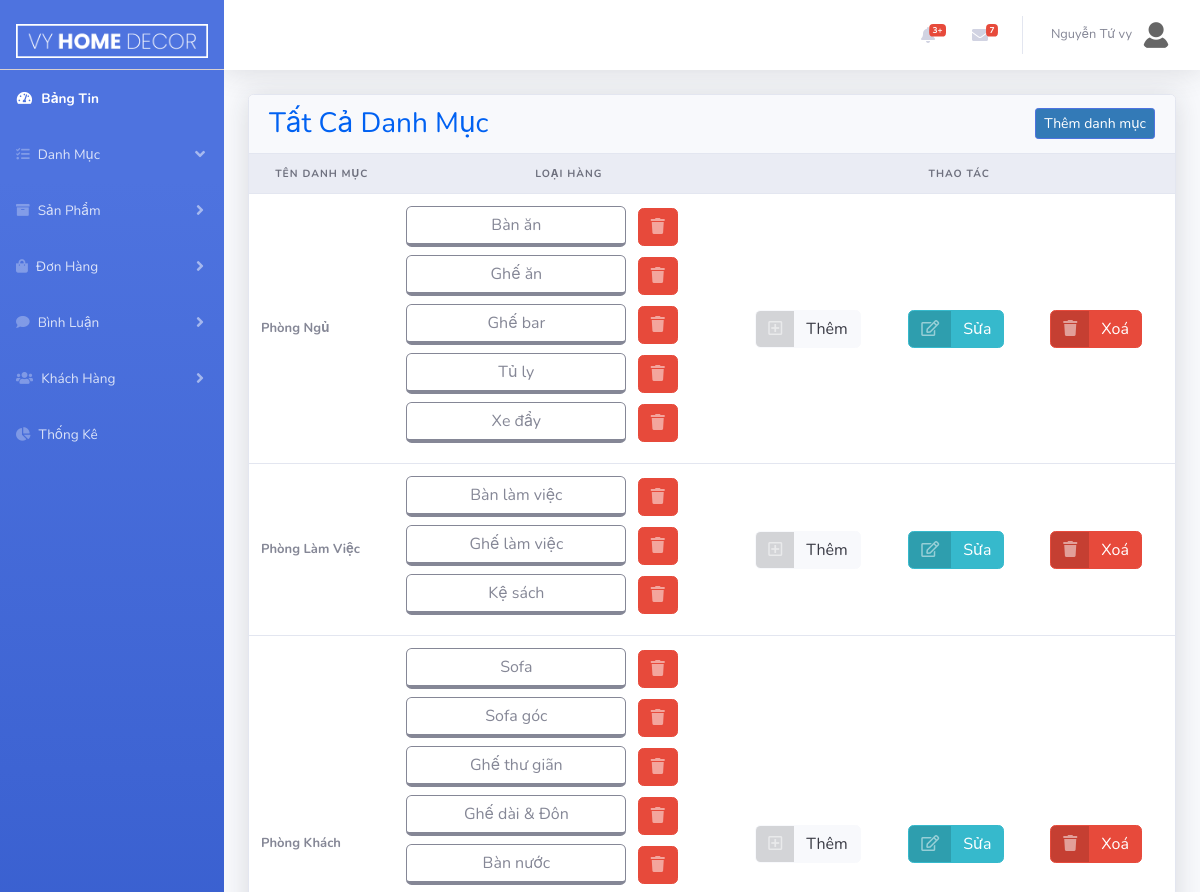
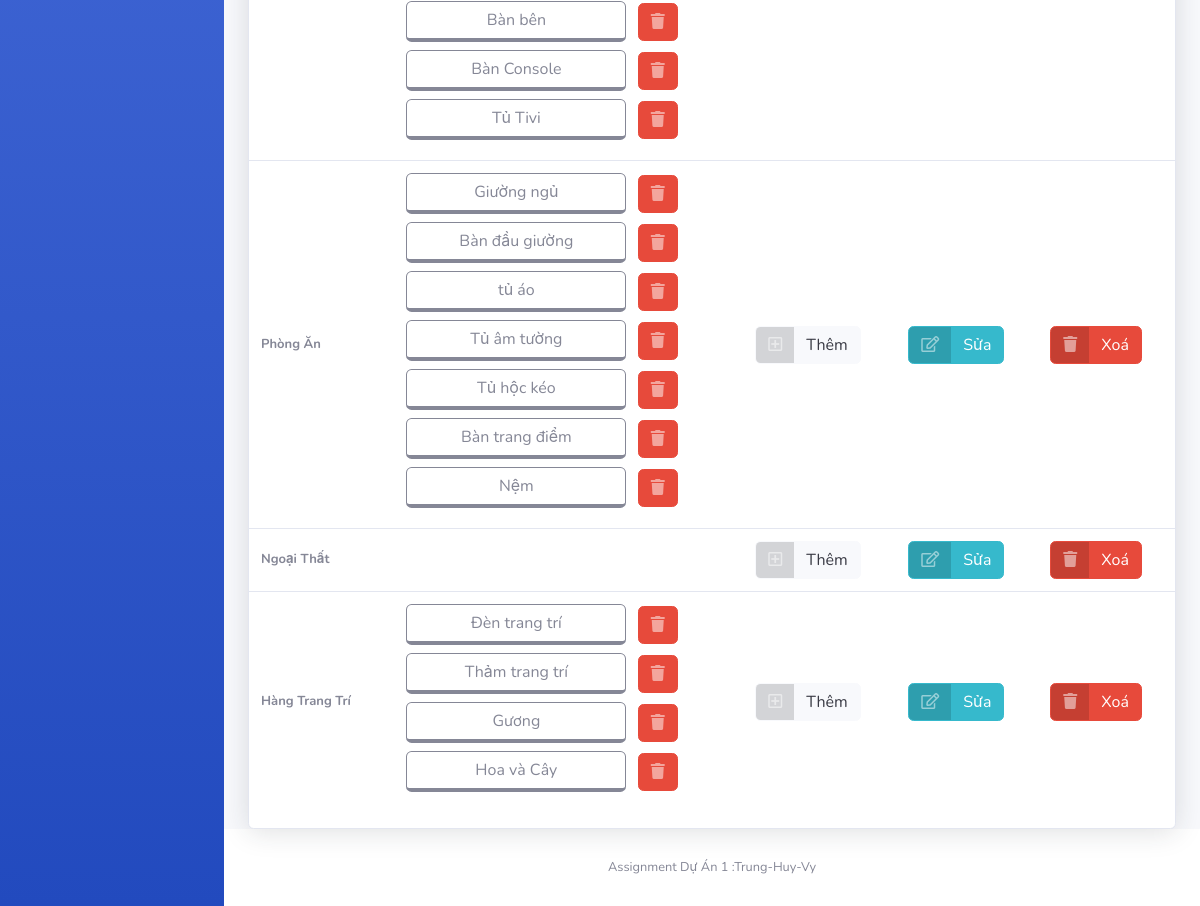
The app's page /Admin/index.php?act=category (signed in), older data (2 pictures, top to bottom).
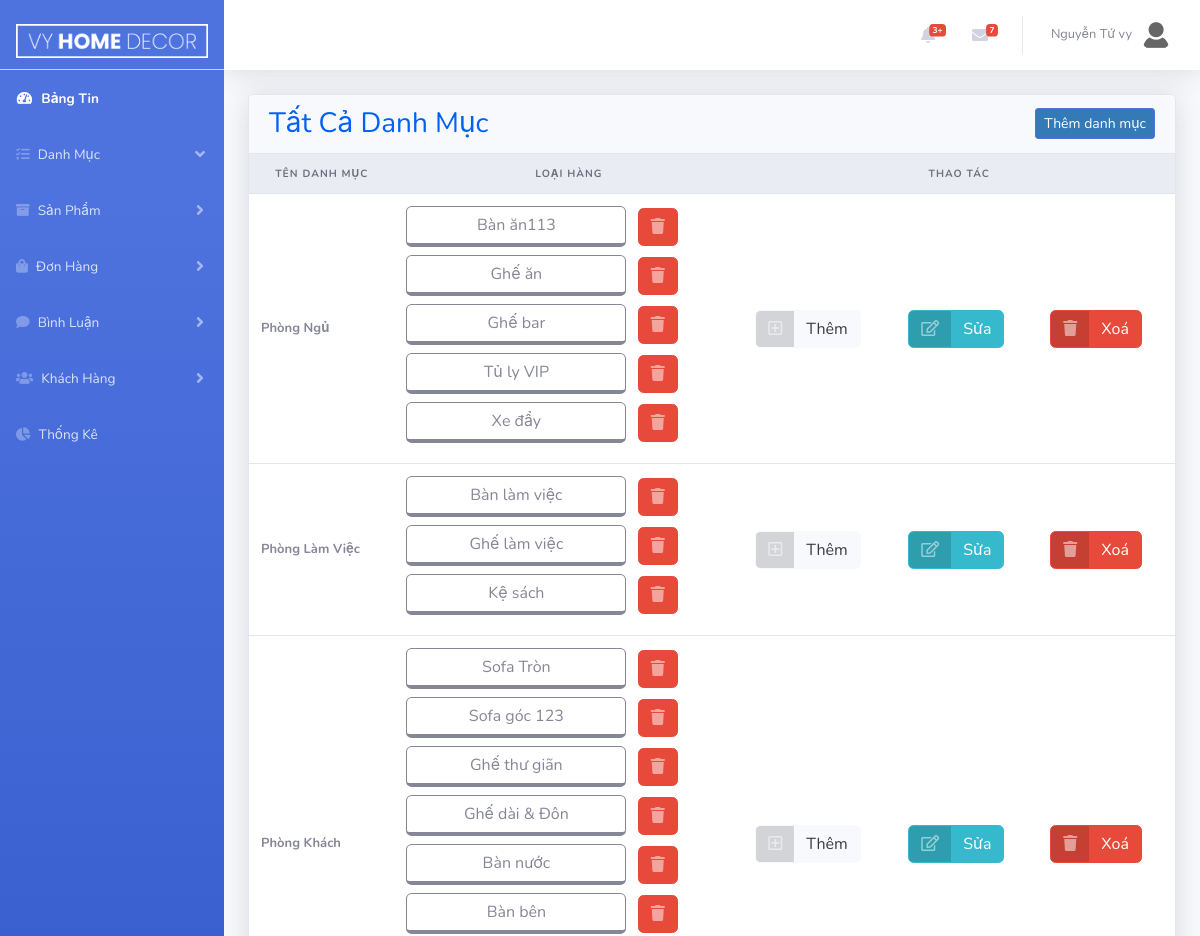
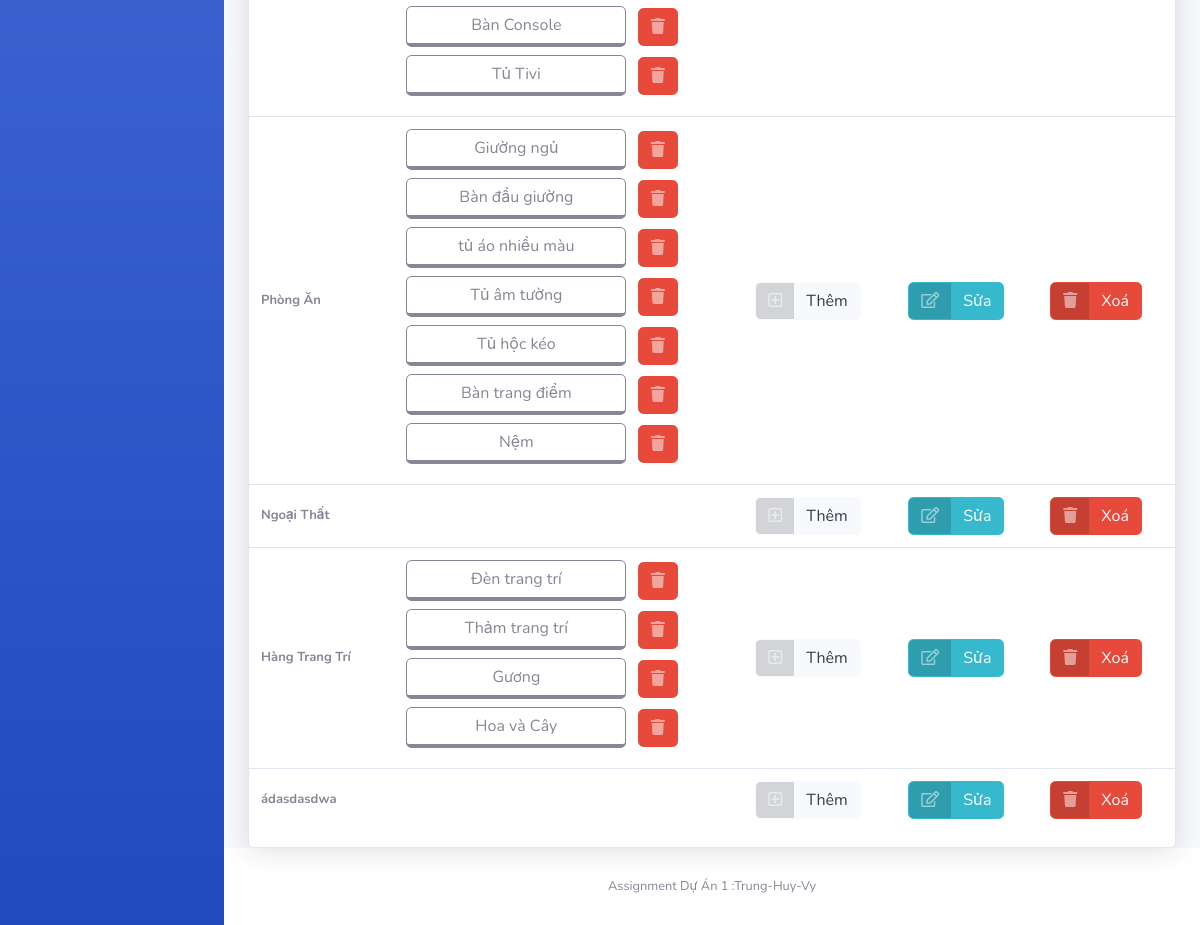
The same page, newer data (2 pictures, top to bottom).
### tables this page shows
CREATE TABLE `tbl_category` (
  `cateId` int(10) NOT NULL,
  `cateName` varchar(50) NOT NULL
);

CREATE TABLE `tbl_category_child` (
  `cateChildId` int(10) NOT NULL,
  `cateChildName` varchar(50) NOT NULL,
  `cateId` int(10) NOT NULL
);

### model/pdo.php (called while the page is built, shortened)
<?php
function pdo_get_connection()
{   $servername="localhost";
    $username='root';
    $password='';
    try{
        $dburl="mysql:host=$servername;dbname=vyhomedecor; charset=utf8";
        $conn = new PDO($dburl,$username,$password);
        $conn->setAttribute(PDO::ATTR_ERRMODE,PDO::ERRMODE_EXCEPTION);
        return $conn;
        }
        catch(PDOException $e){
            return "lỗi kết nối :". $e->getMessage();
        }
}
function pdo_query($sql){
    $sql_args = array_slice(func_get_args(),1);
    try{
        $conn =pdo_get_connection();
        $stmt =$conn->prepare($sql);
        $stmt -> execute($sql_args);
        $row =$stmt->fetchAll();
        return $row;
    }catch(PDOException $e){
        throw $e;
    }
    finally{
        unset($conn);
    }
}
?>

### model/category.php (called while the page is built, shortened)
<?php
    include_once 'pdo.php';
    function loadAll_category() {
        $sql="SELECT * FROM tbl_category order by cateName DESC";
        $listcategory=pdo_query($sql);
        return $listcategory;
    }
    function loadAll_categorychild($cateId){
        $sql = "SELECT * FROM tbl_category_child where cateId = $cateId";
        $listcategory_child = pdo_query($sql);
        return $listcategory_child;
    }
?>

### Admin/category/list.php (the view, shortened to what this page needs)
<div class="row">
    <div class="col-xl-12">
        <div class="card">
            <div class="card-header border-0">
                <div class="row align-items-center">
                    <div class="col">
                        <h3 class="mb-0">Tất Cả Danh Mục</h3>
                    </div>
                    <div class="col text-right">
                        <a href="index.php?act=category&add" class="btn btn-sm btn-primary">Thêm danh mục</a>
                    </div>
                </div>
            </div>
            <div class="table-responsive">
                <table class="table align-items-center table-flush">
                    <thead class="thead-light">
                        <tr>
                            <th scope="col" class="text-center">Tên danh mục</th>
                            <th scope="col" class="text-center">Loại hàng</th>
                            <th colspan="3" class="text-center">Thao tác</th>
                        </tr>
                    </thead>
                    <tbody>
                        <?php
                            foreach ($listcategory as $category) {
                                extract($category);
                                $listcategory_child = loadAll_categorychild($cateId);
                        ?>
                        <tr>
                            <th scope="row">
                                <?=$cateName?>
                            </th>
                            <td class="text-left">
                            <?php
                                foreach ($listcategory_child as $category_child) {
                                    extract($category_child);
                            ?>
                                <form action="" method="post" class="mb-8">
                                    <input class="editCategoryChild<?=$cateChildId?> btn btn-outline-secondary border-bottom-secondary" data-id="<?=$cateChildId?>" value="<?=$cateChildName?>"></input>
                                    <a class="btn-deleteCateChild btn btn_xoa btn-danger" onclick="return confirm('Bạn có chắc xóa khách hàng này')" href="index.php?act=category&deleteChild=<?=$cateChildId?>"><span class="icon text-white-50"><i class="fas fa-trash"></i></span></a>
                                </form>
                            <?php
                                }
                            ?>
                            </td>
                            <td><a href="index.php?act=category&addChild=<?=$cateId?>" class="btn btn-light btn-icon-split"> <span class="icon text-white-50"><i class="far fa-plus-square"></i></span>
                                    <span class="text">Thêm</span></a></td>
                            <td><a href="index.php?act=category&edit=<?=$cateId?>" class="btn btn-info btn-icon-split"> <span class="icon text-white-50"><i class="far fa-edit"></i></span>
                                    <span class="text">Sửa</span></a></td>
                            <td> <a href="index.php?act=category&delete=<?=$cateId?>" onclick="return confirm('Bạn có chắc xóa khách hàng này')" class="btn btn-danger btn-icon-split"><span class="icon text-white-50"><i class="fas fa-trash"></i></span>
                                    <span class="text">Xoá</span></a></td>
                        </tr>
                        <?php
                            }
                        ?>
                    </tbody>
                </table>
            </div>
        </div>
    </div>
</div>

Row changes from the older to the newer data that the page shows:
changed tbl_category_child: cateChildName "Bàn ăn" → "Bàn ăn113"
changed tbl_category_child: cateChildName "Tủ ly" → "Tủ ly VIP"
changed tbl_category_child: cateChildName "Sofa" → "Sofa Tròn"
changed tbl_category_child: cateChildName "Sofa góc" → "Sofa góc 123"
changed tbl_category_child: cateChildName "tủ áo" → "tủ áo nhiều màu"
added tbl_category: cateName "ádasdasdwa"
